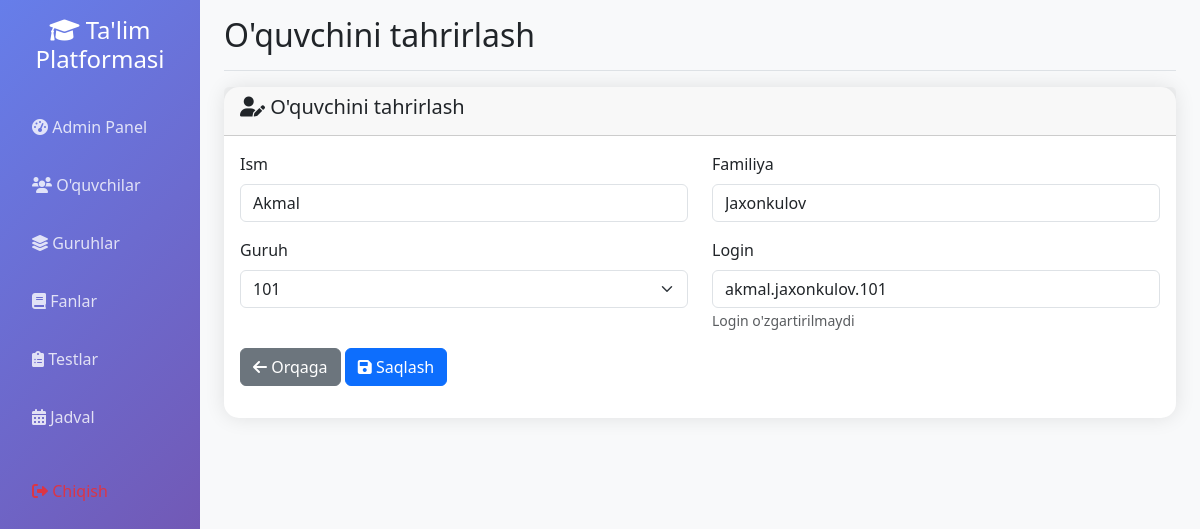
The page /admin/edit_student/2 (signed in) on the database its author committed.
### app.py (models this page shows)
class User(db.Model):
    id = db.Column(db.Integer, primary_key=True)
    username = db.Column(db.String(80), unique=True, nullable=False)
    password_hash = db.Column(db.String(255), nullable=False)
    first_name = db.Column(db.String(50), nullable=False)
    last_name = db.Column(db.String(50), nullable=False)
    is_admin = db.Column(db.Boolean, default=False)
    is_group_leader = db.Column(db.Boolean, default=False)
    needs_password_change = db.Column(db.Boolean, default=False)
    group_id = db.Column(db.Integer, db.ForeignKey('group.id'))
    group = db.relationship('Group', backref=db.backref('students', lazy=True), overlaps="led_group")
    certificates = db.relationship('Certificate', backref='student', lazy=True)
    test_registrations = db.relationship('TestRegistration', backref='student', lazy=True)
    test_results = db.relationship('TestResult', backref='student', lazy=True)

class Group(db.Model):
    id = db.Column(db.Integer, primary_key=True)
    name = db.Column(db.String(50), unique=True, nullable=False)
    description = db.Column(db.Text)
    total_score = db.Column(db.Integer, default=0)
    leader = db.relationship('User', backref=db.backref('led_group', overlaps="students"), foreign_keys=[User.group_id], uselist=False, overlaps="group,students")
    schedules = db.relationship('Schedule', backref='group', lazy=True)

### app.py (the view, shortened to what this page needs)
@app.route('/admin/edit_student/<int:student_id>', methods=['GET', 'POST'])
def admin_edit_student(student_id):
    if not session.get('logged_in', False) or not session.get('is_admin', False):
        return redirect(url_for('login'))
    student = User.query.get_or_404(student_id)
    groups = Group.query.all()
    return render_template('edit_student.html', student=student, groups=groups)

### app.py (called while the page is built, shortened)
@app.context_processor
def inject_user():
    class CurrentUser:
        def __init__(self):
            self.is_authenticated = session.get('logged_in', False)
            self.is_admin = session.get('is_admin', False)
            self.is_group_leader = session.get('is_group_leader', False)
            self.username = session.get('username', '')
            self.id = session.get('user_id', None)
    return dict(current_user=CurrentUser())

### templates/edit_student.html (shortened to what this page needs)
{% extends "base.html" %}
{% block page_title %}O'quvchini tahrirlash{% endblock %}
{% block content %}
<div class="row">
    <div class="col-12">
        <div class="card">
            <div class="card-header">
                <h5><i class="fas fa-user-edit"></i> O'quvchini tahrirlash</h5>
            </div>
            <div class="card-body">
                <form method="POST">
                    <div class="row">
                        <div class="col-md-6">
                            <div class="mb-3">
                                <label for="first_name" class="form-label">Ism</label>
                                <input type="text" class="form-control" id="first_name" name="first_name" value="{{ student.first_name }}" required>
                            </div>
                        </div>
                        <div class="col-md-6">
                            <div class="mb-3">
                                <label for="last_name" class="form-label">Familiya</label>
                                <input type="text" class="form-control" id="last_name" name="last_name" value="{{ student.last_name }}" required>
                            </div>
                        </div>
                    </div>
                    <div class="row">
                        <div class="col-md-6">
                            <div class="mb-3">
                                <label for="group_id" class="form-label">Guruh</label>
                                <select class="form-select" id="group_id" name="group_id" required>
                                    {% for group in groups %}
                                        <option value="{{ group.id }}" {% if group.id == student.group_id %}selected{% endif %}>{{ group.name }}</option>
                                    {% endfor %}
                                </select>
                            </div>
                        </div>
                        <div class="col-md-6">
                            <div class="mb-3">
                                <label class="form-label">Login</label>
                                <input type="text" class="form-control" value="{{ student.username }}" readonly>
                                <small class="text-muted">Login o'zgartirilmaydi</small>
                            </div>
                        </div>
                    </div>
                    <div class="mb-3">
                        <a href="{{ url_for('admin_students') }}" class="btn btn-secondary">
                            <i class="fas fa-arrow-left"></i> Orqaga
                        </a>
                        <button type="submit" class="btn btn-primary">
                            <i class="fas fa-save"></i> Saqlash
                        </button>
                    </div>
                </form>
            </div>
        </div>
    </div>
</div>
{% endblock %}

### templates/base.html (style rules this page uses)
.card { border: none; border-radius: 15px; box-shadow: 0 0 20px rgba(0,0,0,0.1); transition: transform 0.3s; }

### rows shown on the page
User: first_name "Akmal", last_name "Jaxonkulov", group_id "101", username "akmal.jaxonkulov.101"
